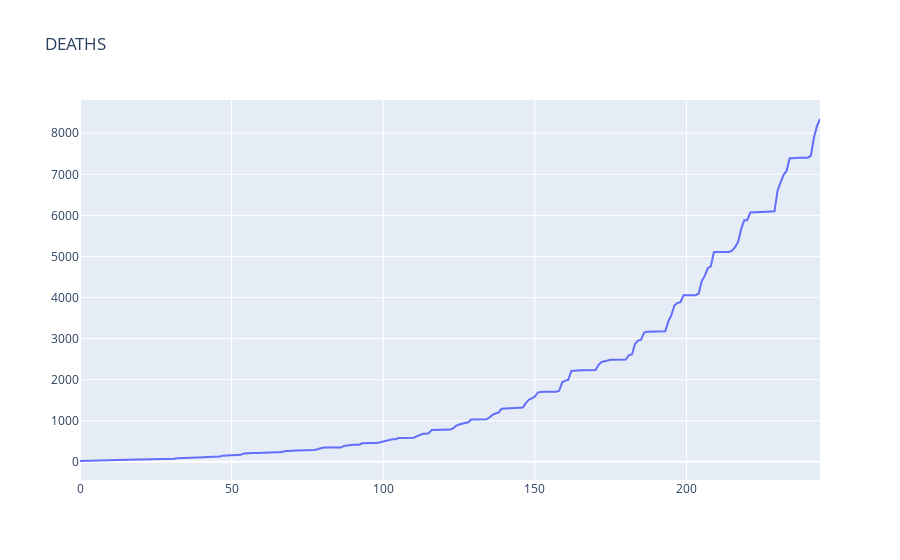

This figure's notebook cell:
### Code cell
import plotly.graph_objects as go
fig = go.Figure()
fig.add_trace(go.Scatter(y=DEATHS))
#fig.add_trace(go.Bar(y=CASES))
fig.update_layout(title = 'DEATHS')
fig.show()

### Figure 1 — Plotly figure (JSON) as saved in the notebook; plotly's stock layout.template omitted (floating-point values rounded to 4 significant figures; data arrays with more than 128 entries replaced by an {"elided": "..."} marker saying what was removed)
{"data": [{"type": "scatter", "y": {"elided": "245 str values"}}], "layout": {"title": {"text": "DEATHS"}}}
